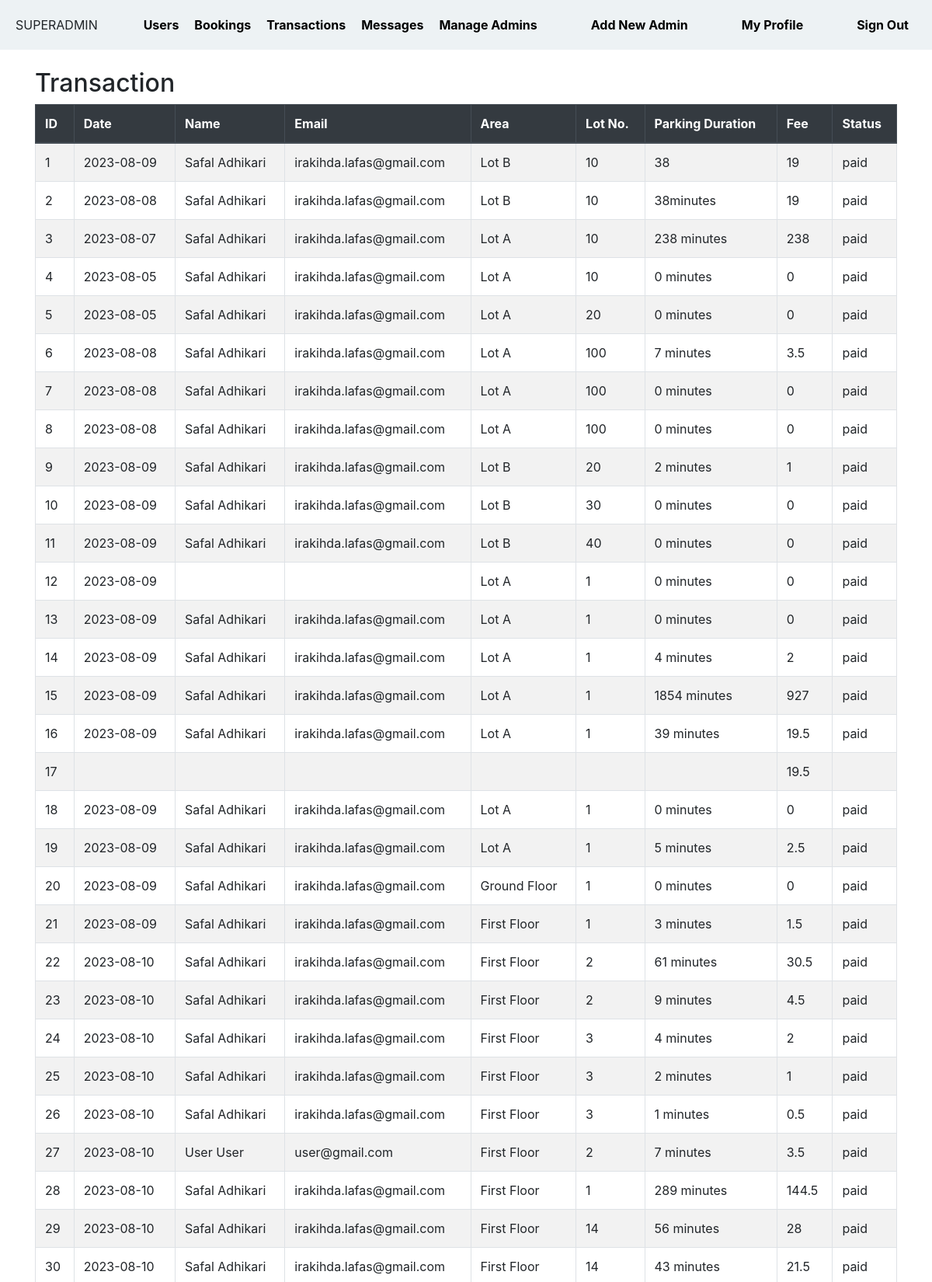
/PMS002/0/transactions.php (signed in, upper part), run on the app's committed database.
### tables this page shows
CREATE TABLE `transaction` (
  `id` int(11) NOT NULL,
  `date` text NOT NULL,
  `name` varchar(50) NOT NULL,
  `email` text NOT NULL,
  `area` text NOT NULL,
  `lot_no` text NOT NULL,
  `duration` text NOT NULL,
  `charge` text NOT NULL,
  `status` text NOT NULL
);

### PMS002/0/transactions.php (the view, shortened to what this page needs)
<!DOCTYPE html>
<html xmlns="http://www.w3.org/1999/xhtml">
<head>
</head>
<body>
	<section id="container">
	<?php
			include('inc/header.php');
	?>
	<section id="content">
	<section id="container" class="container">
    <?php
      include('inc/connect.php');
    ?>
    <section id="content">
      <div class="mt-4 mb-4">
        <h2>Transaction</h2>
        <div class="table-responsive">
						<form method="post" action="" >
                        <table cellpadding="0" cellspacing="0" border="0" class="table table-striped table-bordered" id="example">
                            <thead class="thead-dark">
                                <tr>
                                    <th>ID</th>
									<th>Date</th>
									<th>Name</th>
                                    <th>Email</th>
									<th>Area</th>
									<th>Lot No.</th>
									<th>Parking Duration</th>
                                    <th>Fee</th>
									<th>Status</th>
                                </tr>
                            </thead>
                            <tbody>
							<?php
							$query=mysqli_query($connect, "select * from transaction")or die(mysql_error());
							while($row=mysqli_fetch_array($query)){
							?>
										<tr>
                                         <td><?php echo $row['id'] ?></td>
										  <td><?php echo $row['date'] ?></td>
                                         <td><?php echo $row['name'] ?></td>
                                         <td><?php echo $row['email'] ?></td>
										 <td><?php echo $row['area'] ?></td>
										  <td><?php echo $row['lot_no'] ?></td>
                                         <td><?php echo $row['duration'] ?></td>
                                         <td><?php echo $row['charge'] ?></td>
										 <td><?php echo $row['status'] ?></td>
                                </tr>
						          <?php } ?>
                            </tbody>
                        </table>
		</form>
	</div></div>
	</section>
	</section>
</body>
</html>

### data on the page
transaction: id "1", date "2023-08-09", name "Safal Adhikari", email "irakihda.lafas@gmail.com", area "Lot B", lot_no "10", duration "38", charge "19", status "paid"
transaction: id "2", date "2023-08-08", name "Safal Adhikari", email "irakihda.lafas@gmail.com", area "Lot B", lot_no "10", duration "38minutes", charge "19", status "paid"
transaction: id "3", date "2023-08-07", name "Safal Adhikari", email "irakihda.lafas@gmail.com", area "Lot A", lot_no "10", duration "238 minutes", charge "238", status "paid"
transaction: id "4", date "2023-08-05", name "Safal Adhikari", email "irakihda.lafas@gmail.com", area "Lot A", lot_no "10", duration "0 minutes", charge "0", status "paid"
transaction: id "5", date "2023-08-05", name "Safal Adhikari", email "irakihda.lafas@gmail.com", area "Lot A", lot_no "20", duration "0 minutes", charge "0", status "paid"
transaction: id "6", date "2023-08-08", name "Safal Adhikari", email "irakihda.lafas@gmail.com", area "Lot A", lot_no "100", duration "7 minutes", charge "3.5", status "paid"
transaction: id "7", date "2023-08-08", name "Safal Adhikari", email "irakihda.lafas@gmail.com", area "Lot A", lot_no "100", duration "0 minutes", charge "0", status "paid"
transaction: id "8", date "2023-08-08", name "Safal Adhikari", email "irakihda.lafas@gmail.com", area "Lot A", lot_no "100", duration "0 minutes", charge "0", status "paid"
transaction: id "9", date "2023-08-09", name "Safal Adhikari", email "irakihda.lafas@gmail.com", area "Lot B", lot_no "20", duration "2 minutes", charge "1", status "paid"
transaction: id "10", date "2023-08-09", name "Safal Adhikari", email "irakihda.lafas@gmail.com", area "Lot B", lot_no "30", duration "0 minutes", charge "0", status "paid"
transaction: id "11", date "2023-08-09", name "Safal Adhikari", email "irakihda.lafas@gmail.com", area "Lot B", lot_no "40", duration "0 minutes", charge "0", status "paid"
transaction: id "12", date "2023-08-09", area "Lot A", lot_no "1", duration "0 minutes", charge "0", status "paid"
transaction: id "13", date "2023-08-09", name "Safal Adhikari", email "irakihda.lafas@gmail.com", area "Lot A", lot_no "1", duration "0 minutes", charge "0", status "paid"
transaction: id "14", date "2023-08-09", name "Safal Adhikari", email "irakihda.lafas@gmail.com", area "Lot A", lot_no "1", duration "4 minutes", charge "2", status "paid"
transaction: id "15", date "2023-08-09", name "Safal Adhikari", email "irakihda.lafas@gmail.com", area "Lot A", lot_no "1", duration "1854 minutes", charge "927", status "paid"
transaction: id "16", date "2023-08-09", name "Safal Adhikari", email "irakihda.lafas@gmail.com", area "Lot A", lot_no "1", duration "39 minutes", charge "19.5", status "paid"
transaction: id "17", charge "19.5"
transaction: id "18", date "2023-08-09", name "Safal Adhikari", email "irakihda.lafas@gmail.com", area "Lot A", lot_no "1", duration "0 minutes", charge "0", status "paid"
transaction: id "19", date "2023-08-09", name "Safal Adhikari", email "irakihda.lafas@gmail.com", area "Lot A", lot_no "1", duration "5 minutes", charge "2.5", status "paid"
transaction: id "20", date "2023-08-09", name "Safal Adhikari", email "irakihda.lafas@gmail.com", area "Ground Floor", lot_no "1", duration "0 minutes", charge "0", status "paid"
transaction: id "21", date "2023-08-09", name "Safal Adhikari", email "irakihda.lafas@gmail.com", area "First Floor", lot_no "1", duration "3 minutes", charge "1.5", status "paid"
transaction: id "22", date "2023-08-10", name "Safal Adhikari", email "irakihda.lafas@gmail.com", area "First Floor", lot_no "2", duration "61 minutes", charge "30.5", status "paid"
transaction: id "23", date "2023-08-10", name "Safal Adhikari", email "irakihda.lafas@gmail.com", area "First Floor", lot_no "2", duration "9 minutes", charge "4.5", status "paid"
transaction: id "24", date "2023-08-10", name "Safal Adhikari", email "irakihda.lafas@gmail.com", area "First Floor", lot_no "3", duration "4 minutes", charge "2", status "paid"
transaction: id "25", date "2023-08-10", name "Safal Adhikari", email "irakihda.lafas@gmail.com", area "First Floor", lot_no "3", duration "2 minutes", charge "1", status "paid"
transaction: id "26", date "2023-08-10", name "Safal Adhikari", email "irakihda.lafas@gmail.com", area "First Floor", lot_no "3", duration "1 minutes", charge "0.5", status "paid"
transaction: id "27", date "2023-08-10", name "User User", email "user@gmail.com", area "First Floor", lot_no "2", duration "7 minutes", charge "3.5", status "paid"
transaction: id "28", date "2023-08-10", name "Safal Adhikari", email "irakihda.lafas@gmail.com", area "First Floor", lot_no "1", duration "289 minutes", charge "144.5", status "paid"
transaction: id "29", date "2023-08-10", name "Safal Adhikari", email "irakihda.lafas@gmail.com", area "First Floor", lot_no "14", duration "56 minutes", charge "28", status "paid"
transaction: id "30", date "2023-08-10", name "Safal Adhikari", email "irakihda.lafas@gmail.com", area "First Floor", lot_no "14", duration "43 minutes", charge "21.5", status "paid"
